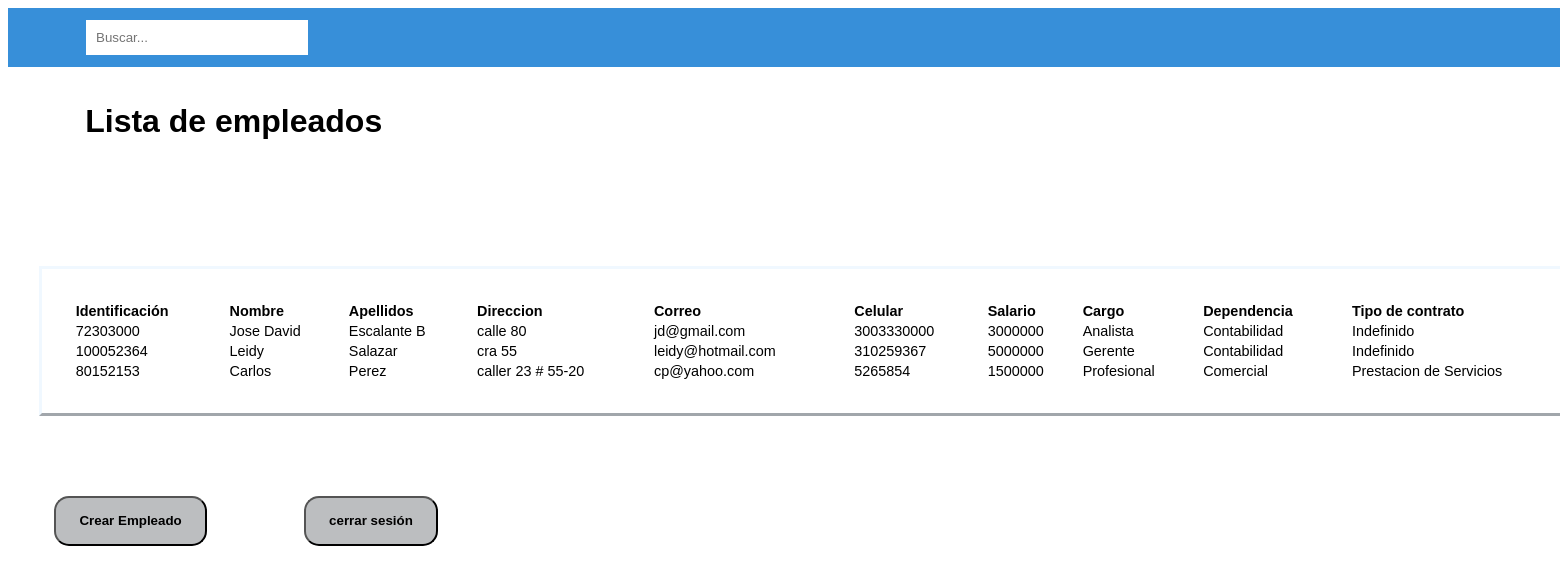
/superadministrador, run on the app's committed database.
### tables this page shows
CREATE TABLE usuarios (id_cedula BIGINT PRIMARY KEY NOT NULL, nombre VARCHAR (50) NOT NULL, apellido VARCHAR (50) NOT NULL, correo VARCHAR (50) NOT NULL, direccion VARCHAR (150) NOT NULL, celular BIGINT NOT NULL, fecha_ingreso DATE NOT NULL, fecha_termino DATE, salario BIGINT, password VARCHAR (200) NOT NULL, id_cargo INTEGER NOT NULL, id_perfil INTEGER NOT NULL, id_dependencia INTEGER NOT NULL, id_tipo_contrato INTEGER NOT NULL, CONSTRAINT FKcargos FOREIGN KEY (id_cargo) REFERENCES cargo (id_cargo), CONSTRAINT FKdependencias FOREIGN KEY (id_dependencia) REFERENCES dependencia (id_dependencia), CONSTRAINT FKdependiencias FOREIGN KEY (id_dependencia) REFERENCES dependencia (id_dependencia), CONSTRAINT FKcontratos FOREIGN KEY (id_tipo_contrato) REFERENCES tipo_contrato (id_tipo_contrato), CONSTRAINT PKperfiles FOREIGN KEY (id_perfil) REFERENCES perfil (id_perfil));

CREATE TABLE cargo (id_cargo INTEGER PRIMARY KEY NOT NULL, nombre_cargo VARCHAR (50) NOT NULL);

CREATE TABLE dependencia (id_dependencia INTEGER PRIMARY KEY NOT NULL, nombre_dependencia VARCHAR (50) NOT NULL);

CREATE TABLE tipo_contrato (id_tipo_contrato INTEGER PRIMARY KEY NOT NULL, nombre_tipo_contrato VARCHAR (50) NOT NULL);

### app.py (the view)
@app.route('/superadministrador', methods=["GET", "POST"])
def superadministrador():
    con = sql.connect("empleados.db")
    con.row_factory = sql.Row
    cur = con.cursor()
    cur.execute("SELECT id_cedula, nombre, apellido, direccion,correo, celular, salario, nombre_cargo, nombre_dependencia, nombre_tipo_contrato, nombre_perfil,password, fecha_ingreso,fecha_termino FROM usuarios JOIN cargo on cargo.id_cargo = usuarios.id_cargo JOIN dependencia on dependencia.id_dependencia = usuarios.id_dependencia JOIN tipo_contrato on tipo_contrato.id_tipo_contrato = usuarios.id_tipo_contrato JOIN perfil on perfil.id_perfil = usuarios.id_perfil")
    rows = cur.fetchall()
    return render ("superadministrador.html",rows=rows)

### templates/superadministrador.html (shortened to what this page needs)
<!DOCTYPE html>
<html lang="en">
<head>
</head>
<header>
    <div class="header-top">
        <div class="navegacion">
            <input type="search" placeholder="Buscar..." class="search">
        </div>
</header>
<body>
    <br>
        <h1 style="margin: 5%;">Lista de empleados</h1>
        <br>
        <table class="">
            <tr>
                <th>Identificación</th>
                <th>Nombre</th>
                <th>Apellidos</th>
                <th>Direccion</th>
                <th>Correo</th>
                <th>Celular</th>
                <th>Salario</th>
                <th>Cargo</th>
                <th>Dependencia</th>
                <th>Tipo de contrato</th>
            </tr>
            {% for row in rows %}
            <tr>
                <td>{{row["id_cedula"]}}</td>
                <td>{{row["nombre"]}}</td>
                <td>{{row["apellido"]}}</td>
                <td>{{row["direccion"]}}</td>
                <td>{{row["correo"]}}</td>
                <td>{{row["celular"]}}</td>
                <td>{{row["salario"]}}</td>
                <td>{{row["nombre_cargo"]}}</td>
                <td>{{row["nombre_dependencia"]}}</td>
                <td>{{row["nombre_tipo_contrato"]}}</td>
            </tr>
            {% endfor %}
             </table>
         <br>
         <button onclick="window.location.href='CrearEmpleado';"><b>Crear Empleado</b></button>
         <button onclick="window.location.href='/';"><b> cerrar sesión</b></button>
</body>
</html>

### templates/superadministrador.html (style rules this page uses)
body { font-family: Arial, Helvetica, sans-serif; font-size: 100%; }
table { font-family: arial, sans-serif; border-color: aliceblue; width: 180%; text-align: justify; font-size: 90%; margin: 2% 2% 2% 2%; padding: 2% 2% 2% 2%; border-style: outset; }
button { margin: 2% 3% 2% 3%; padding: 1% 1.5% 1% 1.5%; border-radius: 15px; background-color: rgb(188, 190, 192); }
header { width: 100%; position: fixed; }
.header-top { width: 100%; background: #378fd9; }
.navegacion { width: 90%; max-width: 100%; margin: auto; padding: 12px 0px; }
.search { padding: 10px; padding-right: 35px; border: none; }

### data on the page
usuarios: id_cedula "72303000", nombre "Jose David", apellido "Escalante B", direccion "calle 80", correo "jd@gmail.com", celular "3003330000", salario "3000000", nombre_cargo "Analista", nombre_dependencia "Contabilidad", nombre_tipo_contrato "Indefinido"
usuarios: id_cedula "100052364", nombre "Leidy", apellido "Salazar", direccion "cra 55", correo "leidy@hotmail.com", celular "310259367", salario "5000000", nombre_cargo "Gerente", nombre_dependencia "Contabilidad", nombre_tipo_contrato "Indefinido"
usuarios: id_cedula "80152153", nombre "Carlos", apellido "Perez", direccion "caller 23 # 55-20", correo "cp@yahoo.com", celular "5265854", salario "1500000", nombre_cargo "Profesional", nombre_dependencia "Comercial", nombre_tipo_contrato "Prestacion de Servicios"
